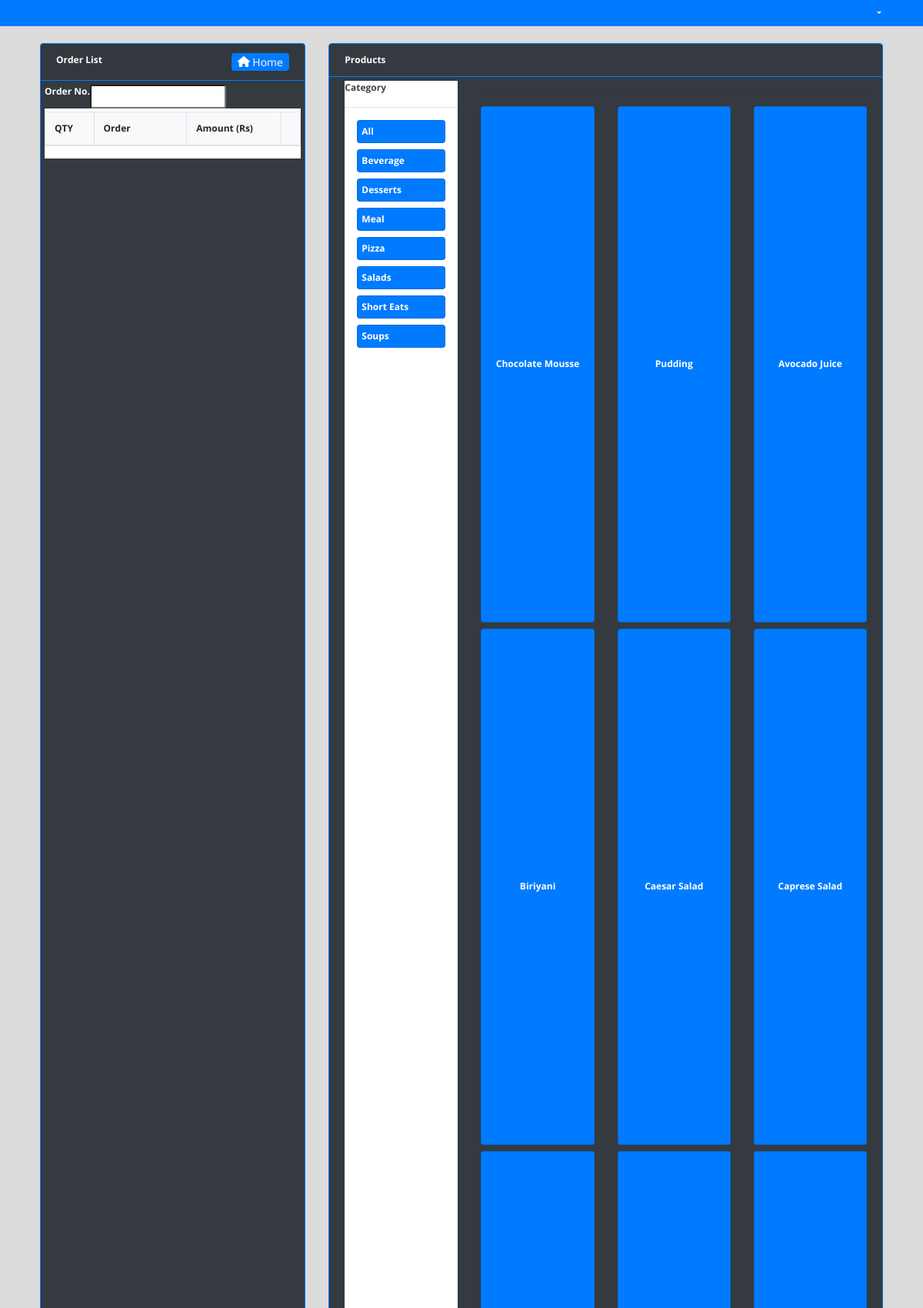
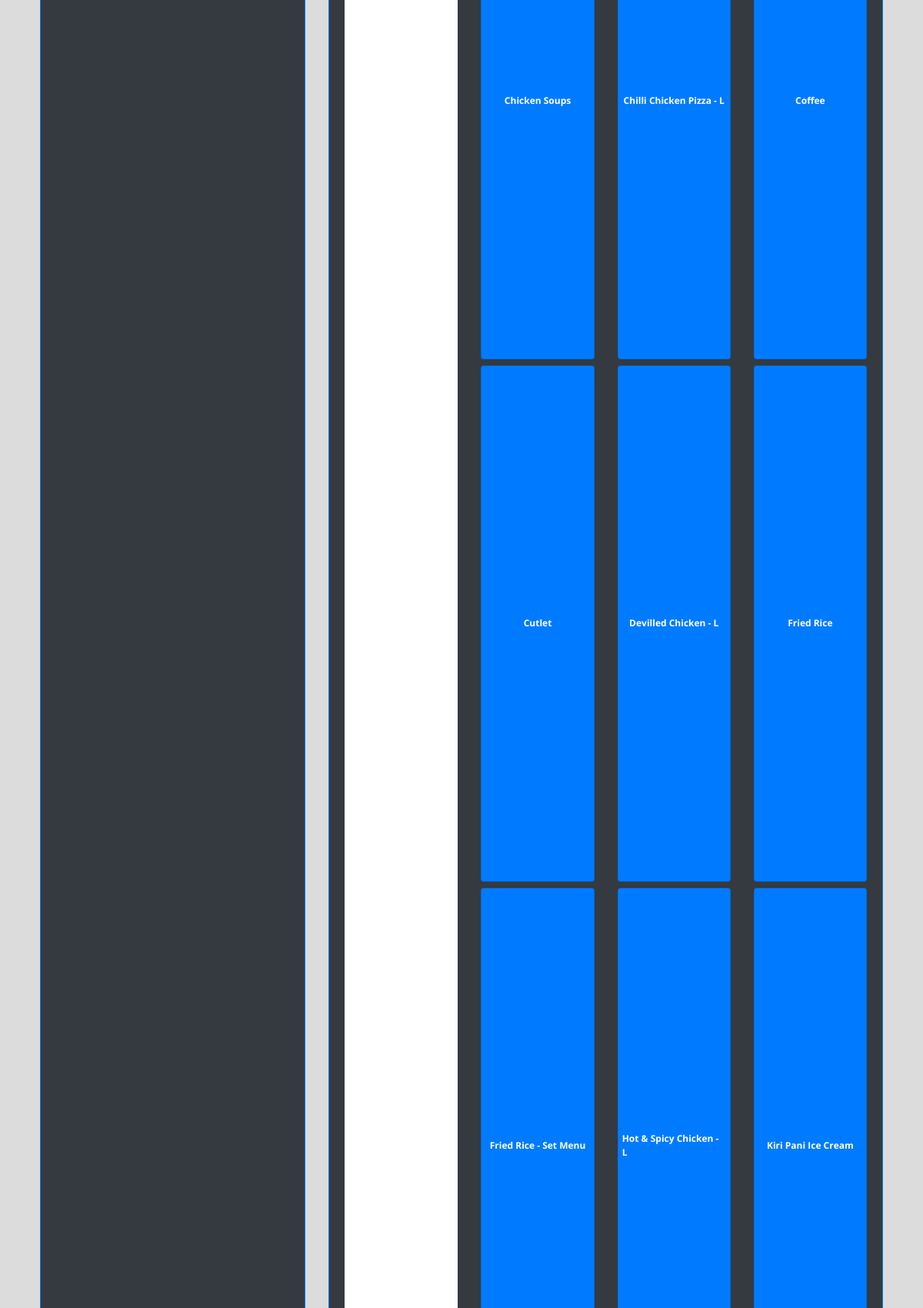
The app's page /billing/index.php (upper part) with its own data (2 pictures, top to bottom).
### tables this page shows
CREATE TABLE `categories` (
  `id` int(30) NOT NULL,
  `name` varchar(200) NOT NULL,
  `description` text NOT NULL
);

CREATE TABLE `products` (
  `id` int(30) NOT NULL,
  `category_id` int(30) NOT NULL,
  `name` varchar(200) NOT NULL,
  `description` text NOT NULL,
  `price` float NOT NULL,
  `status` tinyint(1) NOT NULL DEFAULT 1 COMMENT '0=Unavailable,1=Available'
);

### billing/home.php (the view, shortened to what this page needs)
<?php include '../db_connect.php' ?>
<div class="container-fluid o-field">
	<div class="row mt-3 ml-3 mr-3">
        <div class="col-lg-4">
           <div class="card bg-dark border-primary">
                <div class="card-header text-white  border-primary">
                    <b>Order List</b>
                <span class="float:right"><a class="btn btn-primary btn-sm col-sm-3 float-right" href="../index.php" id="">
                    <i class="fa fa-home"></i> Home
                </a></span>
                </div>
               <div class="card-body">
            <form action="" id="manage-order">
                <div class="bg-white" id='o-list'>
                            <div class="d-flex w-100 bg-dark mb-1">
                                <label for="" class="text-white"><b>Order No.</b></label>
                                <input type="number" class="form-control-sm" name="order_number" value="<?php echo isset($order_number) ? $order_number : '' ?>" required>
                            </div>
                   <table class="table table-bordered bg-light" >
                        <colgroup>
                            <col width="20%">
                            <col width="40%">
                            <col width="40%">
                            <col width="5%">
                        </colgroup>
                       <thead>
                           <tr>
                               <th>QTY</th>
                               <th>Order</th>
                               <th>Amount (Rs)</th>
                               <th></th>
                           </tr>
                       </thead>
                   </table>
                </div>
           </form>
               </div>
           </div>
        </div>
        <div class="col-lg-8  p-field">
            <div class="card border-primary">
                <div class="card-header bg-dark text-white  border-primary">
                    <b>Products</b>
                </div>
                <div class="card-body bg-dark d-flex" id='prod-list'>
                    <div class="col-md-3">
                        <div class="w-100 pr-0 bg-white" id="cat-list">
                            <b>Category</b>
                            <hr>
                            <div class="card bg-primary mx-3 mb-2 cat-item" style="height:auto !important;" data-id = 'all'>
                                <div class="card-body">
                                    <span><b class="text-white">
                                        All
                                    </b></span>
                                </div>
                            </div>
                            <?php
                            $qry = $conn->query("SELECT * FROM categories order by name asc");
                            while($row=$qry->fetch_assoc()):
                            ?>
                            <div class="card bg-primary mx-3 mb-2 cat-item" style="height:auto !important;" data-id = '<?php echo $row['id'] ?>'>
                                <div class="card-body">
                                    <span><b class="text-white">
                                        <?php echo ucwords($row['name']) ?>
                                    </b></span>
                                </div>
                            </div>
                            <?php endwhile; ?>
                        </div>
                    </div>
                    <div class="col-md-9">
                        <hr>
                        <div class="row">
                            <?php
                            $prod = $conn->query("SELECT * FROM products where status = 1 order by name asc");
                            while($row=$prod->fetch_assoc()):
                            ?>
                            <div class="col-md-4 mb-2">
                                <div class="card bg-primary prod-item" data-json = '<?php echo json_encode($row) ?>' data-category-id="<?php echo $row['category_id'] ?>">
                                    <div class="card-body">
                                        <span><b class="text-white">
                                            <?php echo $row['name'] ?>
                                        </b></span>
                                    </div>
                                </div>
                            </div>
                        <?php endwhile; ?>
                        </div>
                    </div>
                </div>
            </div>
        </div>
    </div>
</div>

### assets/css/style.css (style rules this page uses)
body { font-family: "Open Sans", sans-serif; color: #444444; width: 100%; height: calc(100%); font-size: 12px; }
a { color: #1977cc; }
.btn-sm { padding: .0001rem .2rem; }

### billing/index.php (style rules this page uses)
body { background: #80808045; position: fixed; width: calc(100%); height: calc(100%); overflow: auto; }

### billing/home.php (style rules this page uses)
main .card { height:calc(100%); }
main .card-body { height:calc(100%); overflow: auto; padding: 5px; position: relative; }
main .container-fluid, main .container-fluid>.row,main .container-fluid>.row>div { height:calc(100%); }
#o-list { height: calc(87%); overflow: auto; }
.prod-item { min-height: 12vh; cursor: pointer; }
.prod-item .card-body { display: flex; justify-content: center; align-items: center; }
#cat-list { height: calc(100%) }
.cat-item { cursor: pointer; }

### records on screen
categories: name "Beverage"
categories: name "Desserts"
categories: name "Meal"
categories: name "Pizza"
categories: name "Salads"
categories: name "Short Eats"
categories: name "Soups"
products: name "Chocolate Mousse"
products: name "Pudding"
products: name "Avocado Juice"
products: name "Biriyani"
products: name "Caesar Salad"
products: name "Caprese Salad"
products: name "Chicken Soups"
products: name "Chilli Chicken Pizza - L"
products: name "Coffee"
products: name "Cutlet"
products: name "Devilled Chicken - L"
products: name "Fried Rice"
products: name "Fried Rice - Set Menu"
products: name "Hot & Spicy Chicken - L"
products: name "Kiri Pani Ice Cream"
